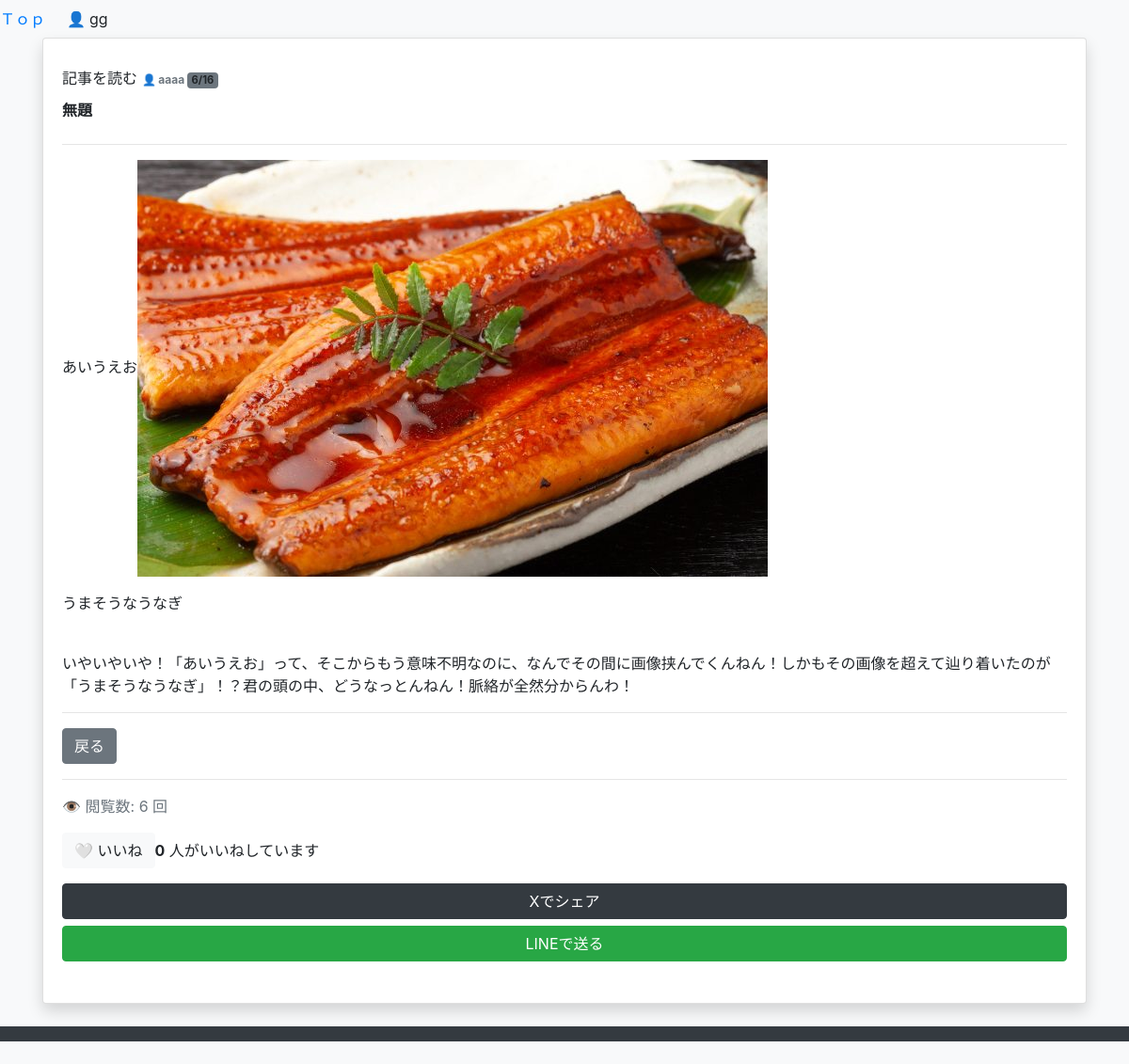
Screenshot of /detail/26/?q=&all_blogs= (signed in) with the database file from the repository.
### Suggestion/models.py (models this page shows, shortened)
class Memo(models.Model):
    author = models.ForeignKey(User, on_delete=models.CASCADE, related_name='memos')
    title = models.CharField(max_length=200)  # タイトル（最大200文字）
    content = models.TextField()               # メモ本文
    created_at = models.DateTimeField(auto_now_add=True)  # 作成日時（自動設定）
    updated_at = models.DateTimeField(auto_now=True)      # 更新日時（自動設定）
    likes = models.ManyToManyField(User, related_name='liked_posts', blank=True)
    total_likes_count = models.IntegerField(default=0)
    views_count = models.IntegerField(default=0) # 閲覧数
    class Meta:#自動生成のルール（アプリ名が blog なら blog_memo等）を無視して、データベース上でのテーブル名を強制的に Memo という名前に固定
        db_table='Memo'

### Suggestion/views.py (the view)
# urls.py: path('detail/<int:pk>/', views.memo_detail, name='memo_detail'),  # ← 閲覧専用
def memo_detail(request, pk):
    memo = get_object_or_404(Memo, pk=pk)#SQLエラーが出たときの対処
    session_like_key = f'user_liked_{pk}'
    liked_by_session = request.session.get(session_like_key, False)
    if not request.user.is_authenticated:
        session_view_key = f'viewed_memo_{pk}'
        if not request.session.get(session_view_key, False):
            memo.views_count = (memo.views_count or 0) + 1
            memo.save()
            request.session[session_view_key] = True
    return render(request, 'edit/memo_detail.html', {
        'memo': memo,
        'liked_by_session': liked_by_session,
    })

### Suggestion/templates/edit/memo_detail.html (shortened to what this page needs)
{% extends 'edit/base.html' %}
{% block content %}
<div class="card shadow">
    <div class="card-body">
        <div style="height:10px;">&nbsp;</div>
        <div>
            <span class="title-like-h2 d-inline-block">記事を読む</span>
            <span class="text-secondary" style="font-size: 0.75rem; font-weight: bold;">
                👤 {{ memo.author.username }}
            </span>
            <span class="badge bg-secondary" style="font-size: 0.7rem; font-weight: bold;">
                {{ memo.created_at|date:"n/j" }}
            </span>
        </div>
        <div style="height:10px;"></div>
        <label class="form-label">{{ memo.title }}</label>
        <hr>
        <div class="memo-content">
            {{ memo.content|safe }}
        </div>
        <hr>
        <a href="{% url 'memo_list' %}?q={{ request.GET.q }}&all_blogs={{ request.GET.all_blogs }}"
           class="btn btn-secondary">戻る</a>
        {% if request.user != memo.author %}
            <hr>
            <p class="text-muted">👁️ 閲覧数: {{ memo.views_count|default:0 }} 回</p>
            <div class="d-flex align-items-center gap-3 mb-3">
                <button type="button" id="like-btn" class="btn btn-light" data-post-id="{{ memo.id }}">
                    {% if liked_by_session %}❤️ 取消{% else %}🤍 いいね{% endif %}
                </button>
                <span><strong id="like-count">{{ memo.total_likes_count }}</strong> 人がいいねしています</span>
            </div>
            <div style="display: flex; flex-direction: column; gap: 7px; margin-top: 10px;" class="mb-4">
                <a href="https://twitter.com/intent/tweet?url={{ request.build_absolute_uri|urlencode }}&text={{ memo.title|urlencode }}"
                   target="_blank" class="btn btn-dark w-100">
                    Xでシェア
                </a>
                <a href="https://line.me/R/share?text={{ memo.title|urlencode }}%0A{{ request.build_absolute_uri|urlencode }}"
                   target="_blank" class="btn btn-success w-100">
                    LINEで送る
                </a>
            </div>
        {% endif %}
    </div>
</div>
{% endblock %}

### Suggestion/templates/edit/base.html (shortened to what this page needs)
{% load static %}
<!DOCTYPE html>
<html lang="ja">
<head>
    <link href="https://stackpath.bootstrapcdn.com/bootstrap/4.5.2/css/bootstrap.min.css" rel="stylesheet">
    <link href="https://cdnjs.cloudflare.com/ajax/libs/summernote/0.8.18/summernote-bs4.min.css" rel="stylesheet">
</head>
<body class="bg-light">
    <div class="w-full flex justify-end items-center space-x-4 text-sm text-gray-600 pr-4 py-2">
        <a href="{% url 'post_list' %}" class="text-blue-500 hover:underline">Ｔｏｐ</a>
         {% if user.is_authenticated %}
            &nbsp; &nbsp;   <span>👤 {{ user.username }}</span>
        {% endif %}
    </div>
    <div class="container">
        {% block content %}
        {% endblock %}
    </div>
    <br>
    <nav class="navbar navbar-dark bg-dark mb-4">
    </nav>
</body>
</html>

### Suggestion/templates/edit/memo_detail.html (style rules this page uses)
.form-label { font-weight: bold; }

### rows the page displays
Memo: author.username "aaaa", created_at "6/16", title "無題", content "あいうえお うまそうなうなぎ いやいやいや！「あいうえお」って、そこからもう意味不明なのに、なんでその間に画像挟んでくんねん！しかもその画像を超えて辿り着いたのが「うまそうなうなぎ」！？君の頭の中、どうなっとんねん！脈絡が全然分からんわ！", content (picture), views_count "6", total_likes_count "0"

### other values shown
{{ user.username }} "gg"
